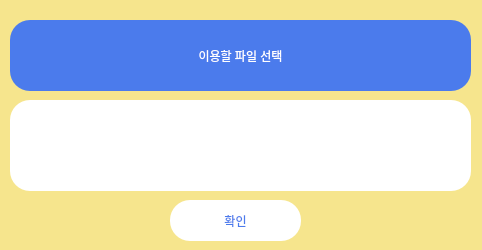
<?xml version="1.0" encoding="UTF-8"?>
<ui version="4.0">
 <class>Dialog</class>
 <widget class="QDialog" name="Dialog">
  <property name="geometry">
   <rect>
    <x>0</x>
    <y>0</y>
    <width>482</width>
    <height>250</height>
   </rect>
  </property>
  <property name="minimumSize">
   <size>
    <width>482</width>
    <height>250</height>
   </size>
  </property>
  <property name="maximumSize">
   <size>
    <width>482</width>
    <height>250</height>
   </size>
  </property>
  <property name="windowTitle">
   <string>inputFile</string>
  </property>
  <property name="styleSheet">
   <string notr="true">
background-color: #f6e58d;</string>
  </property>
  <widget class="QPushButton" name="inputFile">
   <property name="geometry">
    <rect>
     <x>10</x>
     <y>20</y>
     <width>461</width>
     <height>71</height>
    </rect>
   </property>
   <property name="autoFillBackground">
    <bool>false</bool>
   </property>
   <property name="styleSheet">
    <string notr="true">QPushButton{
font: 15pt &quot;이순신 돋움체 M&quot;;
border-radius: 20px;
background-color: #4b7bec;
color: rgb(255, 255, 255);
}
QPushButton:hover{
font: 15pt &quot;이순신 돋움체 M&quot;;
border-radius: 20px;
background-color: #3867d6;
color: rgb(255, 255, 255);
}
QPushButton:pressed{
background-color: rgb(255, 255, 255);
    border-style: inset;
color: rgb(0,0,0);
}
</string>
   </property>
   <property name="text">
    <string>이용할 파일 선택</string>
   </property>
   <property name="default">
    <bool>false</bool>
   </property>
  </widget>
  <widget class="QTextBrowser" name="fileName">
   <property name="geometry">
    <rect>
     <x>10</x>
     <y>100</y>
     <width>461</width>
     <height>91</height>
    </rect>
   </property>
   <property name="styleSheet">
    <string notr="true">border-radius: 20px;
background-color: rgb(255, 255, 255);</string>
   </property>
  </widget>
  <widget class="QPushButton" name="input_quit">
   <property name="geometry">
    <rect>
     <x>170</x>
     <y>200</y>
     <width>131</width>
     <height>41</height>
    </rect>
   </property>
   <property name="styleSheet">
    <string notr="true">font: 12pt &quot;이순신 돋움체 M&quot;;
border-radius: 20px;
background-color: rgb(255, 255, 255);
color:  #4b7bec;</string>
   </property>
   <property name="text">
    <string>확인</string>
   </property>
  </widget>
 </widget>
 <resources/>
 <connections/>
</ui>
